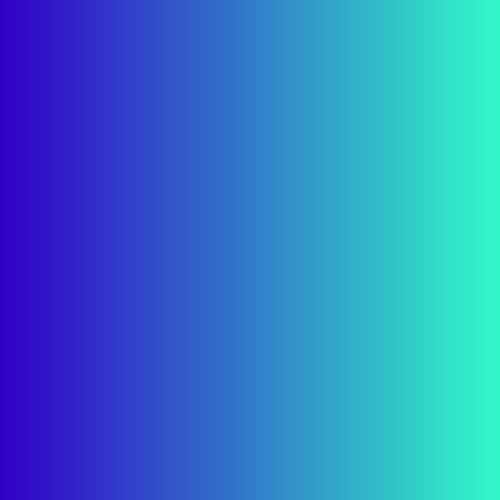
Frame 1 (no input)
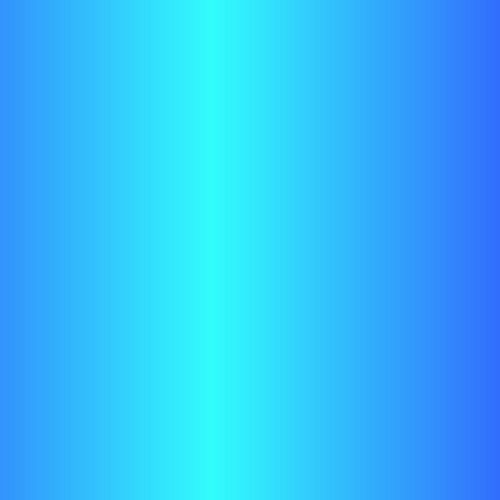
Frame 60 (no input)
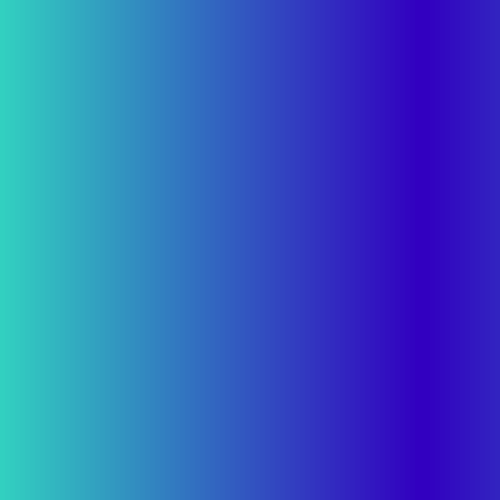
Frame 120 (the mouse pressed at the canvas centre since frame 60)

The p5.js sketch that drew these frames (run headless with seeded random() and noise() and a simulated clock; from frame 60 on, the mouse is pressed at the canvas centre):

// p5.js sketch
// ── sketch.js
let r =[]
let b;
let check=[]
let divisions
let colSpeed=1

function setup() {
  createCanvas(500, 500);
  b=200;
  divisions = 100
  for(let i = 0; i<divisions;i++){
    r[i]=250/divisions*i
    check[i]=true
  }
  noStroke();
}

function draw() {
  background(220);
  b+=colSpeed
  if(b>255){
    colSpeed=-1;
  }
  if(b<100){
    colSpeed=1
  }
  for(let i=0;i<r.length;i++){
      fill(50,r[i],b)
      rect(i*(width/r.length),0,500/r.length,height)
    
    
    if(r[i]>250){
        check[i]=false
      }
    if(r[i]<0){
      check[i]=true
    }
    if(check[i]===true){
      r[i]+=250/r.length
    }
    if(check[i]===false){
      r[i]-=250/r.length
    }
  }
}
